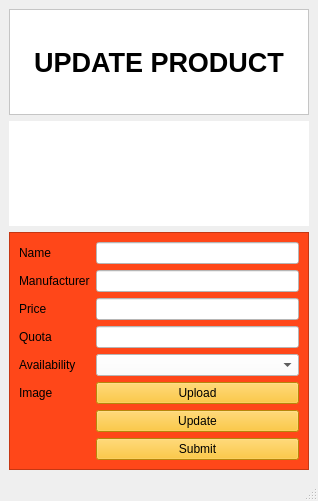
<?xml version="1.0" encoding="UTF-8"?>
<ui version="4.0">
 <class>MainWindow</class>
 <widget class="QMainWindow" name="MainWindow">
  <property name="geometry">
   <rect>
    <x>0</x>
    <y>0</y>
    <width>318</width>
    <height>501</height>
   </rect>
  </property>
  <property name="windowTitle">
   <string>Product Information</string>
  </property>
  <property name="windowIcon">
   <iconset>
    <normaloff>Images/product.png</normaloff>Images/product.png</iconset>
  </property>
  <widget class="QWidget" name="centralwidget">
   <layout class="QVBoxLayout" name="verticalLayout">
    <item>
     <widget class="QFrame" name="frame">
      <property name="styleSheet">
       <string notr="true">background-color: rgb(255, 255, 255);</string>
      </property>
      <property name="frameShape">
       <enum>QFrame::StyledPanel</enum>
      </property>
      <property name="frameShadow">
       <enum>QFrame::Raised</enum>
      </property>
      <layout class="QVBoxLayout" name="verticalLayout_2">
       <item>
        <widget class="QLabel" name="label">
         <property name="font">
          <font>
           <pointsize>20</pointsize>
           <weight>75</weight>
           <bold>true</bold>
          </font>
         </property>
         <property name="text">
          <string>UPDATE PRODUCT</string>
         </property>
         <property name="alignment">
          <set>Qt::AlignCenter</set>
         </property>
        </widget>
       </item>
      </layout>
     </widget>
    </item>
    <item>
     <widget class="QLabel" name="ImageLabel">
      <property name="styleSheet">
       <string notr="true">background-color: rgb(255, 255, 255);</string>
      </property>
      <property name="text">
       <string/>
      </property>
     </widget>
    </item>
    <item>
     <widget class="QFrame" name="frame_2">
      <property name="minimumSize">
       <size>
        <width>300</width>
        <height>150</height>
       </size>
      </property>
      <property name="maximumSize">
       <size>
        <width>300</width>
        <height>250</height>
       </size>
      </property>
      <property name="styleSheet">
       <string notr="true">background-color: rgb(255, 71,25);
font: 14pt &quot;Simplified Arabic Fixed&quot;;</string>
      </property>
      <property name="frameShape">
       <enum>QFrame::StyledPanel</enum>
      </property>
      <property name="frameShadow">
       <enum>QFrame::Raised</enum>
      </property>
      <layout class="QFormLayout" name="formLayout">
       <item row="0" column="0">
        <widget class="QLabel" name="label_3">
         <property name="text">
          <string>Name</string>
         </property>
        </widget>
       </item>
       <item row="1" column="0">
        <widget class="QLabel" name="label_4">
         <property name="text">
          <string>Manufacturer</string>
         </property>
        </widget>
       </item>
       <item row="2" column="0">
        <widget class="QLabel" name="label_5">
         <property name="text">
          <string>Price</string>
         </property>
        </widget>
       </item>
       <item row="5" column="0">
        <widget class="QLabel" name="label_6">
         <property name="text">
          <string>Image</string>
         </property>
        </widget>
       </item>
       <item row="3" column="0">
        <widget class="QLabel" name="label_7">
         <property name="text">
          <string>Quota</string>
         </property>
        </widget>
       </item>
       <item row="4" column="0">
        <widget class="QLabel" name="label_8">
         <property name="text">
          <string>Availability</string>
         </property>
        </widget>
       </item>
       <item row="0" column="1">
        <widget class="QLineEdit" name="Name">
         <property name="styleSheet">
          <string notr="true">background-color: rgb(255, 255, 255);</string>
         </property>
        </widget>
       </item>
       <item row="1" column="1">
        <widget class="QLineEdit" name="Manufacturer">
         <property name="styleSheet">
          <string notr="true">background-color: rgb(255, 255, 255);</string>
         </property>
        </widget>
       </item>
       <item row="2" column="1">
        <widget class="QLineEdit" name="Price">
         <property name="styleSheet">
          <string notr="true">background-color: rgb(255, 255, 255);</string>
         </property>
        </widget>
       </item>
       <item row="3" column="1">
        <widget class="QLineEdit" name="Quota">
         <property name="styleSheet">
          <string notr="true">background-color: rgb(255, 255, 255);</string>
         </property>
        </widget>
       </item>
       <item row="4" column="1">
        <widget class="QComboBox" name="Availabillity">
         <property name="styleSheet">
          <string notr="true">background-color: rgb(255, 255, 255);</string>
         </property>
        </widget>
       </item>
       <item row="5" column="1">
        <widget class="QPushButton" name="Upload">
         <property name="styleSheet">
          <string notr="true">background-color: rgb(255, 187, 14);
font: 14pt &quot;Simplified Arabic Fixed&quot;;</string>
         </property>
         <property name="text">
          <string>Upload</string>
         </property>
        </widget>
       </item>
       <item row="7" column="1">
        <widget class="QPushButton" name="Submit">
         <property name="styleSheet">
          <string notr="true">background-color: rgb(255, 187, 14);
font: 14pt &quot;Simplified Arabic Fixed&quot;;</string>
         </property>
         <property name="text">
          <string>Submit</string>
         </property>
        </widget>
       </item>
       <item row="6" column="1">
        <widget class="QPushButton" name="pushButton">
         <property name="styleSheet">
          <string notr="true">background-color: rgb(255, 187, 14);
font: 14pt &quot;Simplified Arabic Fixed&quot;;</string>
         </property>
         <property name="text">
          <string>Update</string>
         </property>
        </widget>
       </item>
      </layout>
     </widget>
    </item>
   </layout>
  </widget>
  <widget class="QMenuBar" name="menubar">
   <property name="geometry">
    <rect>
     <x>0</x>
     <y>0</y>
     <width>318</width>
     <height>21</height>
    </rect>
   </property>
  </widget>
  <widget class="QStatusBar" name="statusbar"/>
 </widget>
 <resources/>
 <connections/>
</ui>
